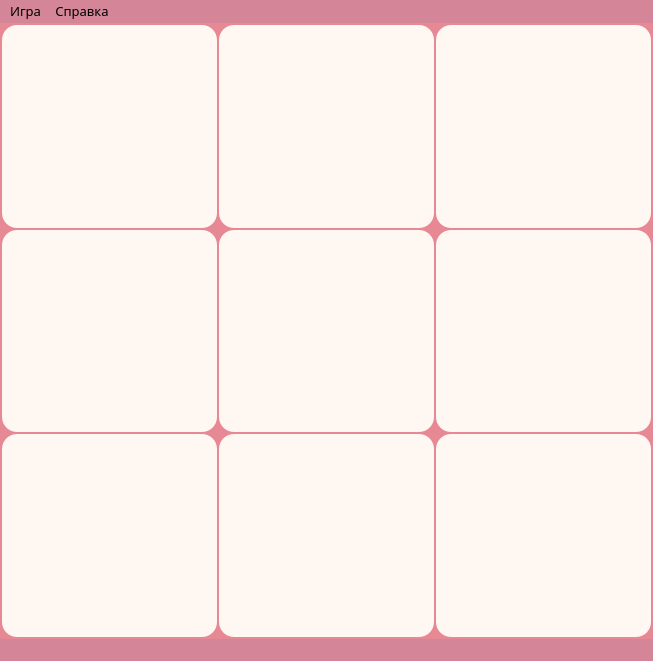
<?xml version="1.0" encoding="UTF-8"?>
<ui version="4.0">
 <class>MainWindow</class>
 <widget class="QMainWindow" name="MainWindow">
  <property name="geometry">
   <rect>
    <x>0</x>
    <y>0</y>
    <width>653</width>
    <height>661</height>
   </rect>
  </property>
  <property name="windowTitle">
   <string>Крестики-нолики</string>
  </property>
  <widget class="QWidget" name="Field">
   <property name="styleSheet">
    <string notr="true">QWidget{
	background: #E78895;
}

QPushButton{
	background: #FFF7F1;
	color: rgb(70, 102, 107);
	border-radius: 15px
}

QPushButton:hover{
	background: #F7E3DD;
	color: rgb(47, 69, 71);
	border-radius: 15px
}

QPushButton:pressed{
	background: #F7C8BF;
	color: rgb(206, 239, 239);
	border-radius: 15px
}</string>
   </property>
   <layout class="QGridLayout" name="gridLayout">
    <property name="leftMargin">
     <number>2</number>
    </property>
    <property name="topMargin">
     <number>2</number>
    </property>
    <property name="rightMargin">
     <number>2</number>
    </property>
    <property name="bottomMargin">
     <number>2</number>
    </property>
    <property name="spacing">
     <number>2</number>
    </property>
    <item row="2" column="1">
     <widget class="QPushButton" name="B_2">
      <property name="sizePolicy">
       <sizepolicy hsizetype="Minimum" vsizetype="Minimum">
        <horstretch>100</horstretch>
        <verstretch>100</verstretch>
       </sizepolicy>
      </property>
      <property name="minimumSize">
       <size>
        <width>100</width>
        <height>100</height>
       </size>
      </property>
      <property name="font">
       <font>
        <pointsize>40</pointsize>
       </font>
      </property>
      <property name="text">
       <string/>
      </property>
     </widget>
    </item>
    <item row="1" column="0">
     <widget class="QPushButton" name="B_4">
      <property name="sizePolicy">
       <sizepolicy hsizetype="Minimum" vsizetype="Minimum">
        <horstretch>100</horstretch>
        <verstretch>100</verstretch>
       </sizepolicy>
      </property>
      <property name="minimumSize">
       <size>
        <width>100</width>
        <height>100</height>
       </size>
      </property>
      <property name="font">
       <font>
        <pointsize>40</pointsize>
       </font>
      </property>
      <property name="text">
       <string/>
      </property>
     </widget>
    </item>
    <item row="0" column="0">
     <widget class="QPushButton" name="B_7">
      <property name="sizePolicy">
       <sizepolicy hsizetype="Minimum" vsizetype="Minimum">
        <horstretch>100</horstretch>
        <verstretch>100</verstretch>
       </sizepolicy>
      </property>
      <property name="minimumSize">
       <size>
        <width>100</width>
        <height>100</height>
       </size>
      </property>
      <property name="font">
       <font>
        <pointsize>40</pointsize>
       </font>
      </property>
      <property name="text">
       <string/>
      </property>
     </widget>
    </item>
    <item row="2" column="2">
     <widget class="QPushButton" name="B_3">
      <property name="sizePolicy">
       <sizepolicy hsizetype="Minimum" vsizetype="Minimum">
        <horstretch>100</horstretch>
        <verstretch>100</verstretch>
       </sizepolicy>
      </property>
      <property name="minimumSize">
       <size>
        <width>100</width>
        <height>100</height>
       </size>
      </property>
      <property name="font">
       <font>
        <pointsize>40</pointsize>
       </font>
      </property>
      <property name="text">
       <string/>
      </property>
     </widget>
    </item>
    <item row="1" column="1">
     <widget class="QPushButton" name="B_5">
      <property name="sizePolicy">
       <sizepolicy hsizetype="Minimum" vsizetype="Minimum">
        <horstretch>100</horstretch>
        <verstretch>100</verstretch>
       </sizepolicy>
      </property>
      <property name="minimumSize">
       <size>
        <width>100</width>
        <height>100</height>
       </size>
      </property>
      <property name="font">
       <font>
        <pointsize>40</pointsize>
       </font>
      </property>
      <property name="text">
       <string/>
      </property>
     </widget>
    </item>
    <item row="1" column="2">
     <widget class="QPushButton" name="B_6">
      <property name="sizePolicy">
       <sizepolicy hsizetype="Minimum" vsizetype="Minimum">
        <horstretch>100</horstretch>
        <verstretch>100</verstretch>
       </sizepolicy>
      </property>
      <property name="minimumSize">
       <size>
        <width>100</width>
        <height>100</height>
       </size>
      </property>
      <property name="font">
       <font>
        <pointsize>40</pointsize>
       </font>
      </property>
      <property name="text">
       <string/>
      </property>
     </widget>
    </item>
    <item row="2" column="0">
     <widget class="QPushButton" name="B_1">
      <property name="sizePolicy">
       <sizepolicy hsizetype="Minimum" vsizetype="Minimum">
        <horstretch>100</horstretch>
        <verstretch>100</verstretch>
       </sizepolicy>
      </property>
      <property name="minimumSize">
       <size>
        <width>100</width>
        <height>100</height>
       </size>
      </property>
      <property name="font">
       <font>
        <pointsize>40</pointsize>
       </font>
      </property>
      <property name="text">
       <string/>
      </property>
     </widget>
    </item>
    <item row="0" column="2">
     <widget class="QPushButton" name="B_9">
      <property name="sizePolicy">
       <sizepolicy hsizetype="Minimum" vsizetype="Minimum">
        <horstretch>100</horstretch>
        <verstretch>100</verstretch>
       </sizepolicy>
      </property>
      <property name="minimumSize">
       <size>
        <width>100</width>
        <height>100</height>
       </size>
      </property>
      <property name="font">
       <font>
        <pointsize>40</pointsize>
       </font>
      </property>
      <property name="text">
       <string/>
      </property>
     </widget>
    </item>
    <item row="0" column="1">
     <widget class="QPushButton" name="B_8">
      <property name="sizePolicy">
       <sizepolicy hsizetype="Minimum" vsizetype="Minimum">
        <horstretch>100</horstretch>
        <verstretch>100</verstretch>
       </sizepolicy>
      </property>
      <property name="minimumSize">
       <size>
        <width>100</width>
        <height>100</height>
       </size>
      </property>
      <property name="font">
       <font>
        <pointsize>40</pointsize>
       </font>
      </property>
      <property name="text">
       <string/>
      </property>
     </widget>
    </item>
   </layout>
  </widget>
  <widget class="QMenuBar" name="MenuBar">
   <property name="geometry">
    <rect>
     <x>0</x>
     <y>0</y>
     <width>653</width>
     <height>28</height>
    </rect>
   </property>
   <property name="font">
    <font>
     <family>Segoe UI Variable Display Light</family>
     <pointsize>10</pointsize>
     <weight>50</weight>
     <bold>false</bold>
    </font>
   </property>
   <property name="styleSheet">
    <string notr="true">QMenuBar{
	background: #D48597;
}
</string>
   </property>
   <widget class="QMenu" name="M_Game">
    <property name="font">
     <font>
      <family>Segoe UI Variable Display Light</family>
     </font>
    </property>
    <property name="title">
     <string>Игра</string>
    </property>
    <addaction name="B_NewGame"/>
    <addaction name="B_Exit"/>
   </widget>
   <widget class="QMenu" name="M_FAO">
    <property name="title">
     <string>Справка</string>
    </property>
   </widget>
   <addaction name="M_Game"/>
   <addaction name="M_FAO"/>
  </widget>
  <widget class="QStatusBar" name="StatusBar">
   <property name="font">
    <font>
     <family>Segoe UI Variable Display Light</family>
    </font>
   </property>
   <property name="styleSheet">
    <string notr="true">background: #D48597;</string>
   </property>
  </widget>
  <action name="B_NewGame">
   <property name="text">
    <string>Новая игра</string>
   </property>
   <property name="font">
    <font>
     <family>Segoe UI Variable Display Light</family>
    </font>
   </property>
  </action>
  <action name="B_Exit">
   <property name="text">
    <string>Выход</string>
   </property>
   <property name="font">
    <font>
     <family>Segoe UI Variable Small Light</family>
    </font>
   </property>
  </action>
 </widget>
 <resources/>
 <connections/>
</ui>
